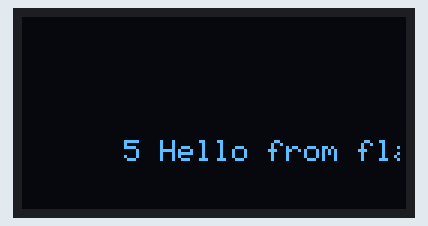
A sketch run on a simulated Arduino Nano, built with avr-gcc and run on an emulated ATmega328P. Parts: 128×64 one-colour display. Wiring (inferred from the names in the program): SH1106 OLED at I2C address 0x3C. What the sketch prints to the serial monitor is not drawn.

Above: at 2.0 s.

The sketch:

Test_OLED_SSD1306_I2C.ino
```cpp
/* file: Test_OLED_SSD1306_I2C.ino
*------------------------------------------------------------
*
* example sketch for oled_I2C library. default SSD1306 & 128x64 defines.
*
*
* © Dave Harris, 2021 (Andover, UK) MERG M2740
*/

#include <oled_I2C.h>


OLED_I2C  oled;  /* instantiate oled object */


void setup()
{
  Serial.begin( 115200 );
  Serial.println("\nOLED ino");

  oled.init( & Serial );  /* init oled and pass it the Serial object */

  delay(700); /* delay NOT required. Allows init screen message to be seen */

  oled.clearScreen();

  oled.putRAM( "0!@#$%^&*_+-=(){}[]<>.", 0, 0 );

  oled.putRAM( "123456789012345678901",0, 1 );

  oled.putPROG( PSTR("2 Hello"), 0, 2 );

  oled.putPROG( PSTR("3 Hi flash"), 1, 3 );

  oled.putPROG( PSTR("4 Hello from flash"), 2, 4 );

  oled.putPROG( PSTR("5 Hello from flash"), 3, 5 );


  oled.putPROG( PSTR("6 Hello from flash"), 4, 6 );

  oled.putPROG( PSTR("7 Hello from flash"), 5, 7 );

  delay(700);
  oled.clearScreen();

  oled.contrast( 200 );

  Serial.println("loop");
}

void loop()
{
  for(uint8_t i= 0; i < 12; i++)
  {
    sprintf( oled.buf, "  cell %2d  ", i );
    oled.putRAM( oled.buf, ( i % 2 == 0 ? 0 : 11 ), ( i >> 1 ) + 2 );
  }
  delay(1000);
}
```

i2c.c
```cpp
/* file: i2c.c
 *
 *  Created by Michael Köhler on 09.10.17.
 *
 *  Refactored by Dave Harris 11 July 2021
*/

#include "i2c.h"


#if defined (__AVR_ATmega328__) || defined (__AVR_ATmega328P__)  || \
 defined (__AVR_ATmega168P__)   || defined (__AVR_ATmega168PA__) || \
 defined (__AVR_ATmega88P__)    || defined (__AVR_ATmega8__)     || \
 defined (__AVR_ATmega48P__)    || defined (__AVR_ATmega1284P__) || \
 defined (__AVR_ATmega324A__)   || defined (__AVR_ATmega324P__)  || \
 defined (__AVR_ATmega324PA__)  || defined (__AVR_ATmega644__)   || \
 defined (__AVR_ATmega644A__)   || defined (__AVR_ATmega644P__)  || \
 defined (__AVR_ATmega644PA__)  || defined (__AVR_ATmega1284P__) || \
 defined (__AVR_ATmega2560__)
#if PSC_I2C != 1 && PSC_I2C != 4 && PSC_I2C != 16 && PSC_I2C != 64
#error "Wrong prescaler for TWI !"
#elif SET_TWBR < 0 || SET_TWBR > 255
#error "TWBR out of range, change PSC_I2C or F_I2C !"
#endif


uint8_t I2C_ErrorFlag; /* set true on error. Caller must set false */


/*----------------------------------------------------------------------------
 Public Function: i2c_init

 Purpose: Initialise TWI/I2C interface

 Input Parameter: none

 Return Value: none
-----------------------------------------------------------------
*/

void i2c_init()
{
  switch (PSC_I2C)  // set clock
  {
      case 4:
          TWSR = 0x1;
          break;
      case 16:
          TWSR = 0x2;
          break;
      case 64:
          TWSR = 0x3;
          break;
      default:
          TWSR = 0x00;
          break;
  }
  TWBR = (uint8_t) SET_TWBR;

  TWCR = ( 1 << TWEN );  // enable
}


/*----------------------------------------------------------------------------
 Public Function: i2c_start

 Purpose: Start TWI/I2C interface

 Input Parameter:
 - uint8_t i2c_addr: Adress of reciever

 Return Value: none
-----------------------------------------------------------------
*/

void i2c_start( uint8_t i2c_addr )
{
  TWCR = ( 1 << TWINT ) | ( 1 << TWSTA ) | ( 1 << TWEN );
	uint16_t timeout = F_CPU / F_I2C * 2.0;
  while( ( TWCR & ( 1 << TWINT ) ) == 0  && timeout != 0 )
  {
		timeout--;
		if( timeout == 0 )
		{
			I2C_ErrorFlag = 1;
			return;
		}
	};
                          // send adress
  TWDR = i2c_addr;
  TWCR = ( 1 << TWINT ) | ( 1 << TWEN );
  timeout = F_CPU / F_I2C * 2.0;
  while( ( TWCR & ( 1 << TWINT ) ) == 0  && timeout != 0 )
	{
	  timeout--;
	  if( timeout == 0 )
	  {
		  I2C_ErrorFlag = 1;
		  return;
	  }
	}
}


/*----------------------------------------------------------------------------
 Public Function: i2c_stop

 Purpose: Stop TWI/I2C interface

 Input Parameter: none

 Return Value: none
-----------------------------------------------------------------
*/

void i2c_stop(void)
{
  TWCR = ( 1 << TWINT ) | ( 1 << TWSTO ) | ( 1 << TWEN );
}


/*----------------------------------------------------------------------------
 Public Function: i2c_byte

 Purpose: Send byte at TWI/I2C interface

 Input Parameter:
 - uint8_t byte: Byte to send to reciever

 Return Value: none
-----------------------------------------------------------------
*/

void i2c_byte( uint8_t byt )
{
  TWDR = byt;
  TWCR = ( 1 << TWINT ) | ( 1 << TWEN );
  uint16_t timeout = F_CPU / F_I2C * 2.0;
  while( ( TWCR & ( 1 << TWINT ) ) == 0  && timeout != 0 )
  {
		timeout--;
		if( timeout == 0 )
		{
			I2C_ErrorFlag = 1;
			return;
		}
	}
}


/*----------------------------------------------------------------------------
 Public Function: i2c_readAck

 Purpose: read acknowledge from TWI/I2C Interface

 Input Parameter: none

 Return Value: uint8_t
  - TWDR: recieved value at I2C-Interface, 0 at timeout
  - 0:    Error at read
-----------------------------------------------------------------
*/

uint8_t i2c_readAck()
{
  TWCR = ( 1 << TWINT ) | ( 1 << TWEN ) | ( 1 << TWEA );
  uint16_t timeout = F_CPU / F_I2C * 2.0;
  while( ( TWCR & ( 1 << TWINT ) ) == 0  && timeout !=0 )
  {
		timeout--;
		if( timeout == 0 )
		{
			I2C_ErrorFlag = 1;
			return 0;
		}
	};
  return TWDR;
}


/*----------------------------------------------------------------------------
 Public Function: i2c_readNAck

 Purpose: read non-acknowledge from I2C Interface

 Input Parameter: none

 Return Value: uint8_t
  - TWDR: recieved value at TWI/I2C-Interface
  - 0:    Error at read
-----------------------------------------------------------------
*/

uint8_t i2c_readNAck()
{
  TWCR = ( 1 << TWINT ) | ( 1 << TWEN );
  uint16_t timeout = F_CPU / F_I2C * 2.0;
  while( ( TWCR & ( 1 << TWINT )) == 0  && timeout != 0 )
  {
		timeout--;
		if( timeout == 0 )
		{
			I2C_ErrorFlag = 1;
      return 0;
		}
	};
  return TWDR;
}


#else
#error "Micorcontroller not supported now!"
#endif
/*-------------------- eof i2c.c --------------------------------*/
```

i2c.h
```cpp
/* file: i2c.h
 *
 *  i2c library
 *
 *  Created by Michael Köhler on 09.10.17.
 *
 *  Refactored by Dave Harris 11 July 2021
*/

#ifndef _i2c_h_
#define _i2c_h_

#ifdef __cplusplus
extern "C" {
#endif


#define F_I2C			100000UL  // clock I2c
#define PSC_I2C		1		      // prescaler I2c
#define SET_TWBR	( F_CPU / F_I2C - 16UL ) / (PSC_I2C * 2UL )

#include <stdio.h>
#include <avr/io.h>


extern uint8_t I2C_ErrorFlag;	/* is true on error. Caller must set false */


void    i2c_init();				              // init hw-i2c
void    i2c_start( uint8_t i2c_addr );	// send i2c_start_condition
void    i2c_stop();				              // send i2c_stop_condition
void    i2c_byte( uint8_t byt );		    // send data_byte
uint8_t i2c_readAck();                  // read byte with ACK
uint8_t i2c_readNAck();                 // read byte with NACK


#ifdef __cplusplus
}
#endif

#endif /* _i2c_h */
```

oled_I2C.cpp
```cpp
/* file: oled_I2C.cpp
*--------------------------------------------------------------------------
*
* library for the SSD1306, SSD1309 or SH1106 chip OLED displays using I2C.
*
* This is a lightweight library, so there are no graphics and just a simple
* monospaced 7x5 pixel font.
*
*  © Dave Harris, 2021 (Andover, UK) MERG M2740
*
*  For Arduino AVR MEGA* processor
*
* Version
*  1.0: DH 14-Jul-21
*
*/

#include "oled_I2C.h"


/*---------------------- OLED_I2C::_initSeq[] -----------------------------
 *
 * Initialization Sequence array
*/

const uint8_t OLED_I2C::_initSeq[] PROGMEM =
{
  DISPLAY_SLEEP,        /* Display OFF (sleep mode)                         */
  0x20, 0b00,           /* Memory Addressing Mode                           */
                        /* 00=Hor Address, 01=Vert Address, 10=Page Address */
  0xB0,                 /* Page Start Address for Page Addressing Mode, 0-7 */
  0xC8,                 /* COM Output Scan Direction                        */
  0x00,                 /* low column address                               */
  0x10,                 /* high column address                              */
  0x40,                 /* start line address                               */
  0x81, 0x3F,           /* contrast control register                        */
  0xA1,                 /* Segment Re-map. A0=adr mapped; A1=adr 127 mapped */
  0xA6,                 /* display mode. A6=Normal; A7=Inverse              */
  0xA8, OLED_PX_VERT-1, /* Set multiplex ratio(1 to 64)                     */
  0xA4,                 /* Output follows RAM content                       */
  0xD3, 0x00,           /* display offset. no offset                        */
  0xD5,                 /* display clock divide ratio/oscillator frequency  */
  0xF0,                 /* divide ratio                                     */
  0xD9, 0x22,           /* pre-charge period                                */
  0xDA,                 /* com pins hardware configuration                  */

#if OLED_PX_VERT == 64
  0x12,
#elif OLED_PX_VERT == 32
  0x02,
#endif

  0xDB,                 /* set vcomh                                        */
  0x20,                 /* 0.77 x Vcc                                       */
  0x8D, 0x14,           /* Set DC-DC enable                                 */
  DISPLAY_AWAKE
};


/*------------------------- OLED_I2C::_report_if_I2C_error() -----------------
 *
 * print message if I2C errored
*/

void OLED_I2C::_report_if_I2C_error()
{
  if( I2C_ErrorFlag )
  {
    _serialRef->println("!I2C ");

    I2C_ErrorFlag = 0;
  }
}


/*------------------------------ OLED_I2C::_txCmd() --------------------------
 *
 * send command byte array to OLED on I2C
*/

void OLED_I2C::_txCmd( uint8_t cmd[], uint8_t siz )
{
  i2c_start( OLED_I2C_ADR << 1 );

  i2c_byte( DISPLAY_COMMAND );

  for( uint8_t byt = 0; byt < siz; byt++ )
  {
    i2c_byte( cmd[byt] );
  }
  i2c_stop();

  _report_if_I2C_error();
}


/*--------------------------- OLED_I2C::_txDat() ----------------------------
 *
 * send data byte array to OLED on I2C
*/

void OLED_I2C::_txDat( uint8_t dat[], uint16_t siz )
{
  i2c_start( OLED_I2C_ADR << 1 );

  i2c_byte( DISPLAY_DATA );

  for( uint16_t byt = 0; byt < siz; byt++ )
  {
    i2c_byte( dat[byt] );
  }
  i2c_stop();

  _report_if_I2C_error();
}


/*----------------------------- OLED_I2C::init() ---------------------------
 *
 * Init OLED and gets Serial obj addr for error printing
*/

void OLED_I2C::init( Stream * serialObj )
{
  _serialRef = serialObj;     /* print errors to Serial Monitor though this */

  i2c_init();

  _serialRef->println( buf );     /* buf[] has string of pixel sizes & chip */

  uint8_t cmdSeq[ sizeof(_initSeq) ];

  for( uint8_t i = 0; i < sizeof(_initSeq); i++ )
  {
    cmdSeq[i] = pgm_read_byte( & _initSeq[i] );
  }

  _txCmd( cmdSeq, sizeof(cmdSeq) );

  clearScreen(); /* also sets xPos/yPos to zero */

  putRAM( buf );
}


/*----------------------------- OLED_I2C::_cursor() -------------------------
 *
 * set _cursor position to chr#, line#    0, 0 is top left.
*/

void OLED_I2C::_cursor( int8_t xPos, int8_t yPos ) /* xPos & yPos default -1 */
{
  int8_t y = _yPos; /* get last pos */
  int8_t x = _xPos; /* get last pos */

  if( xPos >= 0 ) /* is xPos specified in call?  -1 if not */
  {
    x = xPos;  /* use new xPos */
  }

  if( yPos >= 0 ) /* is yPos specified in call?  -1 if not */
  {
    y = yPos;  /* use new yPos */
  }

  if( ( x <= CHARS_WIDE) && ( y <= CHARS_HIGH) ) /* inside screen area? */
  {
    _xPos = x;
    _yPos = y;
    uint8_t xPx = ( x * sizeof(FONT[0]) );

    uint8_t cmdSeq[] =
    {
      (uint8_t) ( 0xb0 + y ),
      0x21,
  #if defined SSD1306 || defined SSD1309
      xPx,
  #elif defined SH1106
      0x00 + ( ( 2 + xPx ) & 0x0f ),
      0x10 + ( ( ( 2 + xPx ) & 0xf0 ) >> 4 ),
  #endif
      0x7f
    };

    _txCmd( cmdSeq, sizeof(cmdSeq) );
  }
}


/*------------------------ OLED_I2C::clearScreen() ----------------------------
 *
 * clear the display screen
*/

void OLED_I2C::clearScreen()
{
  uint8_t buf[ OLED_PX_HOR ];

  memset( buf, 0, sizeof(buf) );  /* fast fill buf[] with 0s */

  for( int8_t line = CHARS_HIGH -1; line >= 0 ; line-- )
  {
    _cursor( 0, line );
    _txDat( buf, sizeof(buf) );
  }
}


/*---------------------------- OLED_I2C::execute() --------------------------
 *
 * exeute display command... Normal/Inverse, Sleep/Awake
*/

void OLED_I2C::execute( DISPLAY_t cmdByte )
{
  uint8_t cmdSeq[1] = { cmdByte };

  _txCmd( cmdSeq, 1);
}


/*------------------------- OLED_I2C::contrast() ---------------------------
 *
 *
*/

void OLED_I2C::contrast( uint8_t contrast )
{
  uint8_t cmdSeq[2] = { DISPLAY_CONTRAST, contrast };
  _txCmd( cmdSeq, 2 );
}


/*----------------------------- OLED_I2C::_putChar() -------------------------
 *
 * put char on screen, if pos is on-screen & printable. Increments xPos.
*/

void OLED_I2C::_putChar( char chr )
{
  if( _xPos < CHARS_WIDE && chr >= ' ' )   /* is chr on-screen & printable? */
  {
    uint8_t indx = chr - ' ';              /* get index in FONT[]           */

    uint8_t dat[sizeof(FONT[0])];

  	for( uint8_t byt = 0; byt < sizeof(FONT[0]); byt++ ) /* get font to RAM */
    {
      dat[byt] = pgm_read_byte( & ( FONT[indx][byt] ) ); /* ...from PROGMEM */
    }
    _txDat( dat, sizeof(FONT[0]) );

    _xPos++;
  }
}


/*----------------------------- OLED_I2C::putRAM() ------------------------
 *
 * put RAM array of zero-terminated C style string on screen
 * if xPos/yPos not specified, they are -1 and default to last pos
*/

void OLED_I2C::putRAM( const char * ram_str, int8_t xPos, int8_t yPos )
{
  _cursor( xPos, yPos );

  while( * ram_str )  /* while not zero char */
  {
    _putChar( * ram_str ++ );
  }
}


/*------------------------------ OLED_I2C::putPROG() -----------------------
 *
 * put flash/PROGMEM array of zero-terminated C style string on screen
 *  if xPos/yPos not specified, they are -1 and default to last pos
*/

void OLED_I2C::putPROG( const char * prog_str, int8_t xPos, int8_t yPos )
{

  _cursor( xPos, yPos );

  char chr;
  while( ( chr = pgm_read_byte( prog_str ++ ) ) ) /* while not zero char */
  {
    _putChar( chr );
  }
}


/*----------------------------- eof oled_I2C.cpp ----------------------------*/
```

oled_I2C.h
```cpp
// (licence header left out)
#ifndef _oled_I2C_H_
#define _oled_I2C_H_


#include <Arduino.h>


/* define the chip in the OLED display, SH1106 or SSD1306 or SSD1309 */

#define SSD1306

// define the OLED pixel sizes 128x32 or 128x64

#define OLED_PX_HOR  128
#define OLED_PX_VERT  64


/* check the defines are good */

#if defined SSD1306
  #define OLED_CHIP  "SSD1306"
#elif defined SSD1309
  #define OLED_CHIP  "SSD1309"
#elif defined SH1106
  #define OLED_CHIP  "SH1106"
#else
  #error define chip NOT SH1106 || SSD1306 || SSD1309
#endif
#if OLED_PX_HOR != 128
  #error define OLED_PX_HOR NOT 128
#endif
#if OLED_PX_VERT == 32
  #define OLED_SIZE "128x32 "
#elif OLED_PX_VERT == 64
  #define OLED_SIZE "128x64 "
#else
  #error define OLED_PX_VERT NOT 32 or 64
#endif


/* The arduino Wire library has issues, so another library is used.          */
/* If the I2C is disconnected, the I2C.h library does NOT hang the program   */
/*    This library creates a global variable I2C_ErrorFlag                   */

#define OLED_I2C_ADR ( 0x78 >> 1 )    /* 7 bit slave-adress without r/w-bit  */

#include "i2c.h"	                    /* I2C communication library (basic)   */


/* save much program space by only using Monospaced 7x5 font                 */

#include "font_Monospaced7x5.h"


class OLED_I2C
{
  public:

    enum DISPLAY_t : uint8_t                      /* OLED execute commands   */
    {
      DISPLAY_DATA     = 0x40,
      DISPLAY_COMMAND  = 0x00,
      DISPLAY_NORMAL   = 0xA6,
      DISPLAY_INVERSE  = 0xA7,
      DISPLAY_SLEEP    = 0xAE,
      DISPLAY_AWAKE    = 0xAF,
      DISPLAY_CONTRAST = 0x81
    };

    static const int8_t CHARS_WIDE = OLED_PX_HOR / 6;   /* for Monospaced7x5 */

    static const int8_t CHARS_HIGH = OLED_PX_VERT / 8;  /* for Monospaced7x5 */


                              /* put ram string on screen at xPos, yPos      */

    void putRAM( const char * ram_str, int8_t xPos = -1, int8_t yPos = -1 );


                              /* put progmem string on screen at xPos, yPos  */

    void putPROG( const char * prog_str, int8_t xPos = -1, int8_t yPos = -1 );


    void clearScreen();                      /* clear the screen             */

    void execute( DISPLAY_t cmdByte );       /* execute invert/sleep command */

    void contrast( uint8_t contrast );       /* adjust display contrast      */

    void init( Stream * serialObj );         /* initialize display           */


    char buf[CHARS_WIDE]          /* general purpose display string buffer   */
    {                             /*   initially screen shows the chip/size  */
      OLED_SIZE  OLED_CHIP
    };


  private:

    Stream * _serialRef;                        /* Serial object ref         */

    void _report_if_I2C_error();                /* check error and print msg */

    void _cursor( int8_t xPos, int8_t yPos );   /* cursor to char# and line# */

    void _putChar( char chr );                  /* put character on screen   */

    void _txCmd( uint8_t cmd[], uint8_t siz );  /* transmit command sequence */
    void _txDat( uint8_t dat[], uint16_t siz ); /* transmit data sequence    */

    int8_t  _xPos = 0;                          /* track character position  */
    int8_t  _yPos = 0;                          /* track line number         */

    static const uint8_t _initSeq[];            /* init Sequence array       */

}; /* end of class OLED_I2C */


#endif /* _oled_I2C_H_ */
```

Source omitted: Monospaced7x5.h (data table, 4513 bytes)
